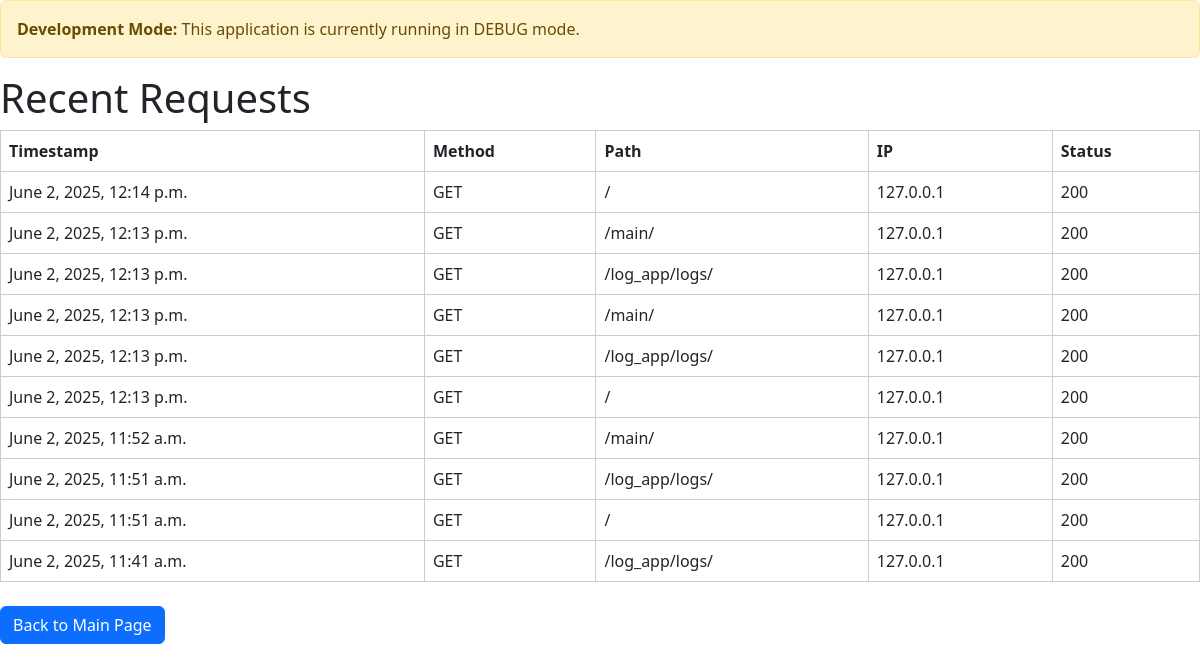
The app's page /log_app/logs/, older data.
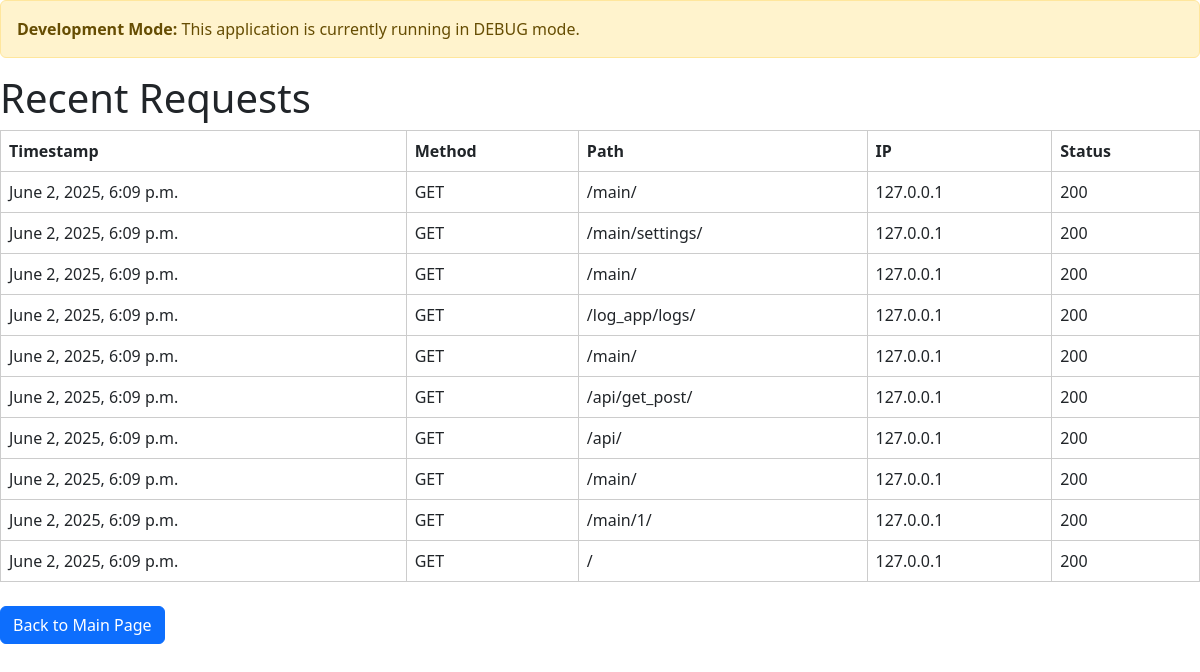
The same page, newer data.
### log_app/models.py (models this page shows, shortened)
class RequestLog(models.Model):
    timestamp = models.DateTimeField(auto_now_add=True)
    method = models.CharField(max_length=10)
    path = models.CharField(max_length=255)
    query_params = models.TextField(blank=True, null=True)
    ip_address = models.CharField(max_length=50)
    response_code = models.PositiveSmallIntegerField()

### log_app/views.py (the view)
# urls.py: path('logs/', log_app.views.show_logs, name='logs'),
def show_logs(request):
    logs = RequestLog.objects.all().order_by('-timestamp')[:10]
    return render(request, 'logs.html', {'logs': logs})

### main/context_processors.py (called while the page is built)
def settings_context(request):
    return {
        'settings': {
            'DEBUG': settings.DEBUG,
            'LANGUAGE_CODE': settings.LANGUAGE_CODE,
            'TIME_ZONE': settings.TIME_ZONE,
        }
    }

### templates/logs.html (shortened to what this page needs)
<!DOCTYPE html>
<html>
<head>
     <link href="https://cdn.jsdelivr.net/npm/bootstrap@5.3.3/dist/css/bootstrap.min.css" rel="stylesheet" />
</head>
<body>
        {% if settings.DEBUG %}
        <div class="debug-info alert alert-warning">
            <strong>Development Mode:</strong> This application is currently running in DEBUG mode.
        </div>
        {% endif %}
    <h1>Recent Requests</h1>
    <table>
        <thead>
            <tr>
                <th>Timestamp</th>
                <th>Method</th>
                <th>Path</th>
                <th>IP</th>
                <th>Status</th>
            </tr>
        </thead>
        <tbody>
            {% for log in logs %}
                <tr>
                    <td>{{ log.timestamp }}</td>
                    <td>{{ log.method }}</td>
                    <td>{{ log.path }}</td>
                    <td>{{ log.ip_address }}</td>
                    <td>{{ log.response_code }}</td>
                </tr>
            {% endfor %}
        </tbody>
    </table>
        <div class="d-flex justify-content-between mt-4">
            <a href="{% url 'main_page' %}" class="btn btn-primary">Back to Main Page</a>
        </div>
</body>
</html>

Row changes from the older to the newer data that the page shows:
no longer on this page (row unchanged): RequestLog: timestamp "June 2, 2025, 12:14 p.m.", method "GET", path "/", ip_address "127.0.0.1", response_code "200"
no longer on this page (row unchanged): RequestLog: timestamp "June 2, 2025, 12:13 p.m.", method "GET", path "/main/", ip_address "127.0.0.1", response_code "200"
no longer on this page (row unchanged): RequestLog: timestamp "June 2, 2025, 12:13 p.m.", method "GET", path "/log_app/logs/", ip_address "127.0.0.1", response_code "200"
no longer on this page (row unchanged): RequestLog: timestamp "June 2, 2025, 12:13 p.m.", method "GET", path "/main/", ip_address "127.0.0.1", response_code "200"
no longer on this page (row unchanged): RequestLog: timestamp "June 2, 2025, 12:13 p.m.", method "GET", path "/log_app/logs/", ip_address "127.0.0.1", response_code "200"
no longer on this page (row unchanged): RequestLog: timestamp "June 2, 2025, 12:13 p.m.", method "GET", path "/", ip_address "127.0.0.1", response_code "200"
no longer on this page (row unchanged): RequestLog: timestamp "June 2, 2025, 11:52 a.m.", method "GET", path "/main/", ip_address "127.0.0.1", response_code "200"
no longer on this page (row unchanged): RequestLog: timestamp "June 2, 2025, 11:51 a.m.", method "GET", path "/log_app/logs/", ip_address "127.0.0.1", response_code "200"
no longer on this page (row unchanged): RequestLog: timestamp "June 2, 2025, 11:51 a.m.", method "GET", path "/", ip_address "127.0.0.1", response_code "200"
no longer on this page (row unchanged): RequestLog: timestamp "June 2, 2025, 11:41 a.m.", method "GET", path "/log_app/logs/", ip_address "127.0.0.1", response_code "200"
added RequestLog: timestamp "June 2, 2025, 6:09 p.m.", method "GET", path "/main/", ip_address "127.0.0.1", response_code "200"
added RequestLog: timestamp "June 2, 2025, 6:09 p.m.", method "GET", path "/main/settings/", ip_address "127.0.0.1", response_code "200"
added RequestLog: timestamp "June 2, 2025, 6:09 p.m.", method "GET", path "/main/", ip_address "127.0.0.1", response_code "200"
added RequestLog: timestamp "June 2, 2025, 6:09 p.m.", method "GET", path "/log_app/logs/", ip_address "127.0.0.1", response_code "200"
added RequestLog: timestamp "June 2, 2025, 6:09 p.m.", method "GET", path "/main/", ip_address "127.0.0.1", response_code "200"
added RequestLog: timestamp "June 2, 2025, 6:09 p.m.", method "GET", path "/api/get_post/", ip_address "127.0.0.1", response_code "200"
added RequestLog: timestamp "June 2, 2025, 6:09 p.m.", method "GET", path "/api/", ip_address "127.0.0.1", response_code "200"
added RequestLog: timestamp "June 2, 2025, 6:09 p.m.", method "GET", path "/main/", ip_address "127.0.0.1", response_code "200"
added RequestLog: timestamp "June 2, 2025, 6:09 p.m.", method "GET", path "/main/1/", ip_address "127.0.0.1", response_code "200"
added RequestLog: timestamp "June 2, 2025, 6:09 p.m.", method "GET", path "/", ip_address "127.0.0.1", response_code "200"
